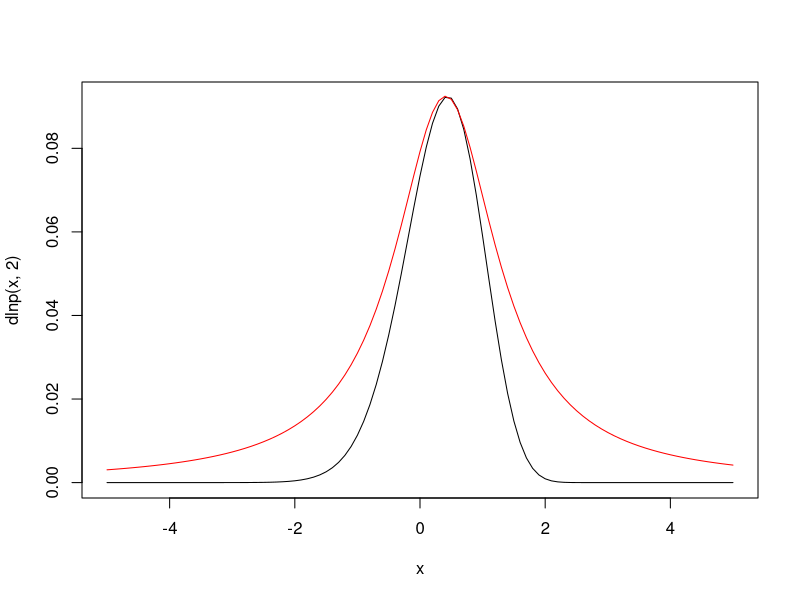
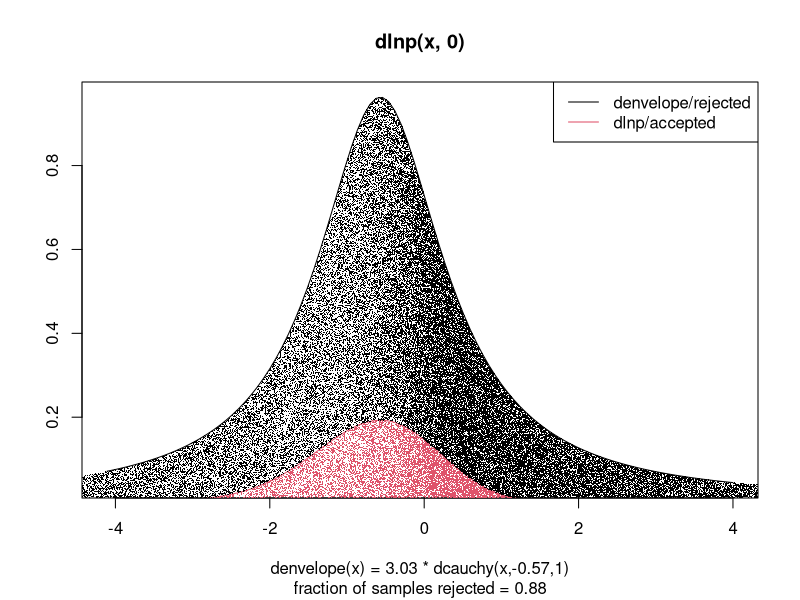
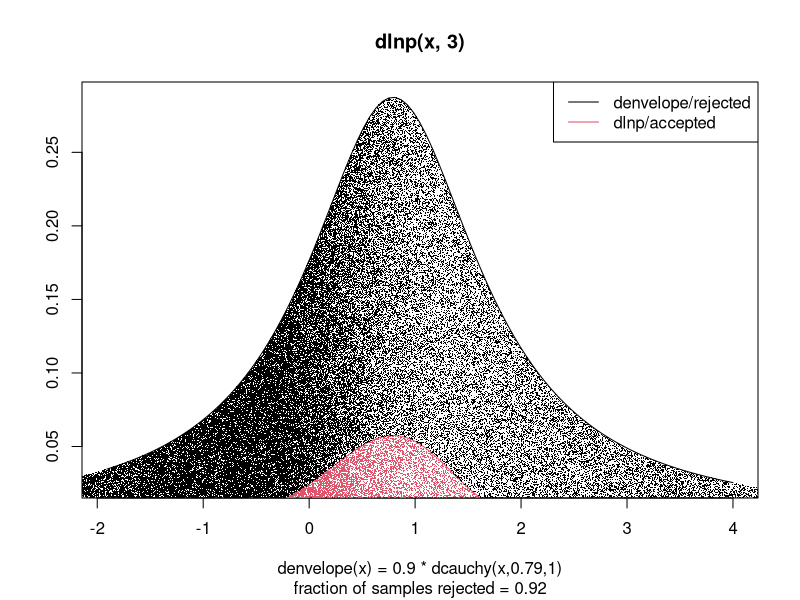
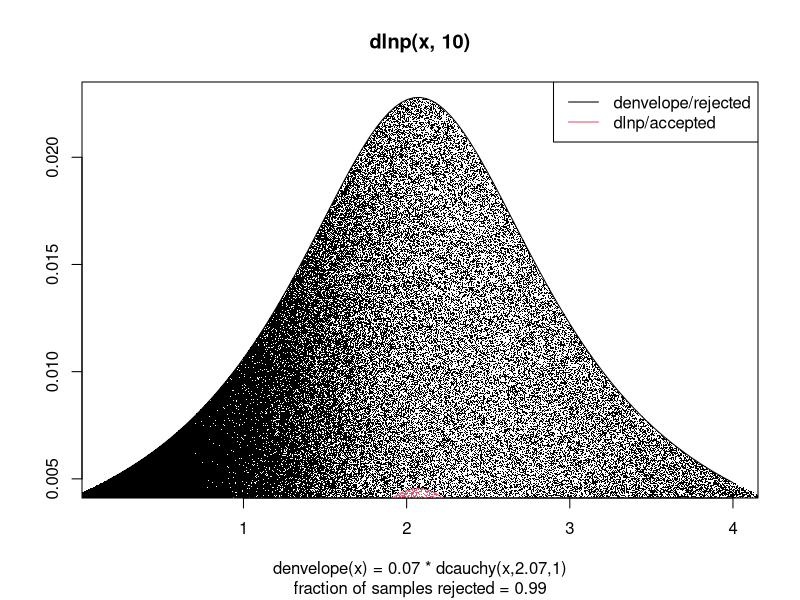
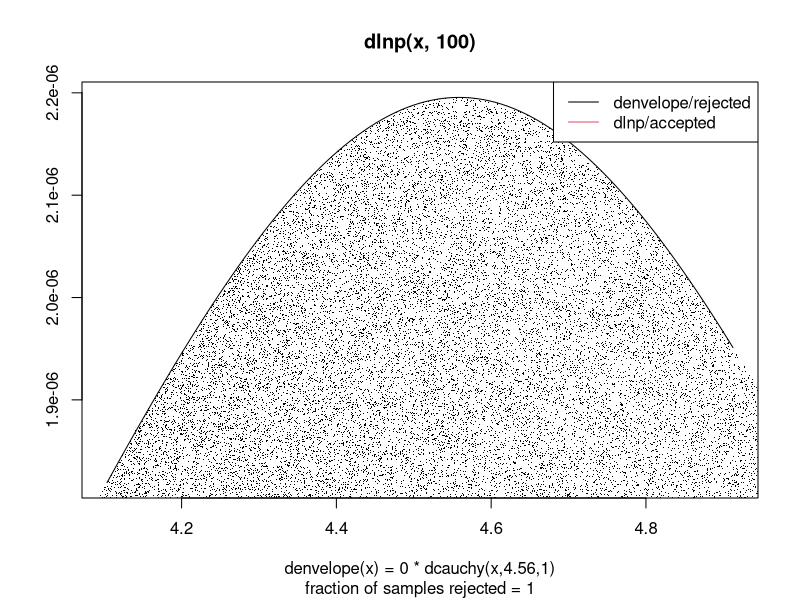
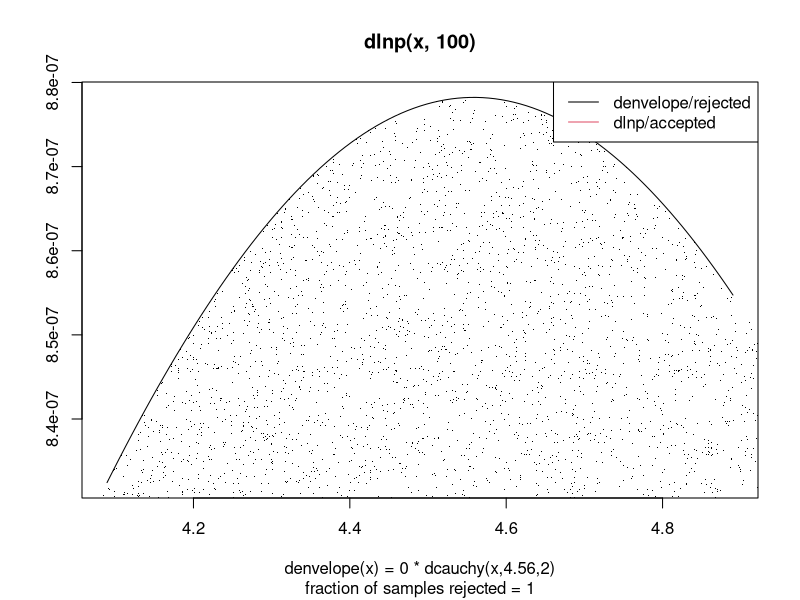

R code for these plots, in order: (Note: a time limit stopped this script after it produced the figures.)
## ---- chunk 1
knitr::opts_chunk$set(echo = TRUE)
## ---- chunk 2
dlnp <-
function(x,y ,log = FALSE) {
val <-
dnorm( x, log = TRUE ) +
dpois( y, exp( x ), log = TRUE)
if (log) val else exp( val )
}
## ---- chunk 3
# curve(dlnp(x,2),-5,5)
# grid()
# locator(1)
# c(0.4092479, 0.09262501)
## ---- chunk 4
curve(dlnp(x,2),-5,5)
curve(0.09262501/0.3187746*dcauchy(x,0.4092479,1),-5,5, add = T, col="red")
## ---- chunk 5
rlnp <- function(n, y, scale = 1){
  a <- -1 + log( max(1, y) )
  b <- log( max(1, y) )
  x0 <- optimize(function(x){dlnp(x, y)}, c(a, b), maximum = T)$maximum
  M <- exp(optimize(function(x){dlnp(x0,y,log=T)-dcauchy(x, x0, scale,log=T)}, x0+c(-2, sqrt( .Machine$double.eps )), maximum = T)$objective+1e-06)
  x <- c()
  yunif <- c()
  dratio <- c()
  keep <- c()
  n_ <- 10*n
  while(sum(keep) < n){
    x_ <- rcauchy(n_)
    yunif_ <- runif(n_)
    dratio_ <- dlnp(x_, y) / (M*dcauchy(x_, x0, scale))
    keep_ <- yunif_ <= dratio_
    x <- c(x, x_)
    yunif <- c(yunif, yunif_)
    dratio <- c(dratio, dratio_)
    keep <- c(keep, keep_)
  }
  i.end <- max(which(keep)[1:n])
  return(list(x = x[1:i.end], yunif = yunif[1:i.end], dratio = dratio[1:i.end], keep = keep[1:i.end], x0 = x0, M = M, y = y, scale = scale))
}

rlnpPlot <- function(obj){
  with(obj, {
    curve( M * dcauchy( x , x0, scale), min(x[ keep ]), max(x[ keep ], lty = 4), ylab="", xlab = "")
    curve( dlnp( x , y), min(x[ keep ]), max(x[ keep ]), col = 2, add = TRUE, ylab="", xlab = "")
    points( x[ keep ], yunif[ keep ] * (dcauchy( x[ keep ] , x0, scale) * M), pch=".", col=2, ylab="", xlab = "")
    points( x[ ! keep ], yunif[ ! keep ] * (dcauchy( x[ ! keep ] , x0, scale) * M), pch=".", ylab="", xlab = "")
    legend( "topright", col = 1:2, lty = rep( 1, 2 ), legend = c( "denvelope/rejected", "dlnp/accepted"))
    title(main = paste0("dlnp(x, ", y, ")"), sub = paste0("denvelope(x) = ", round(M,2), " * dcauchy(x,", round(x0,2), ",", round(scale,2), ")", "\n", "fraction of samples rejected = ", round(1-sum(keep)/length(keep),2)))
  })
}
## ---- chunk 6
lst.lnp <- rlnp(10000, 0)
rlnpPlot(lst.lnp)
## ---- chunk 7
dratio_ex1 <- function(obj, nmax=20){
  dratio_ex <- obj$dratio[which(lst.lnp$dratio>1)]
if(length(dratio_ex) == 0){
  cat("No dratio exceeds 1.0")
}else if(length(dratio_ex) > nmax){
  cat(length(dratio_ex), "dratio values exceeds 1.0")
}else{
  cat(length(dratio_ex), "dratio values exceeds 1.0:", paste(dratio_ex, sep = ", "))
}
}
## ---- chunk 8
dratio_ex1(lst.lnp)
## ---- chunk 9
lst.lnp <- rlnp(10000, 3)
rlnpPlot(lst.lnp)
## ---- chunk 10
dratio_ex1(lst.lnp)
## ---- chunk 11
lst.lnp <- rlnp(10000, 10)
rlnpPlot(lst.lnp)
## ---- chunk 12
dratio_ex1(lst.lnp)
## ---- chunk 13
lst.lnp <- rlnp(10000, 100)
rlnpPlot(lst.lnp)
## ---- chunk 14
dratio_ex1(lst.lnp)
## ---- chunk 15
lst.lnp <- rlnp(10000, 100, 2)
rlnpPlot(lst.lnp)
## ---- chunk 16
dratio_ex1(lst.lnp)
## ---- chunk 17
lst.lnp <- rlnp(10000, 100, 0.1)
rlnpPlot(lst.lnp)
## ---- chunk 18
dratio_ex1(lst.lnp)
## ---- chunk 19
lst.lnp <- rlnp(10000, 100, 0.2)
rlnpPlot(lst.lnp)
## ---- chunk 20
dratio_ex1(lst.lnp)
## ---- chunk 21
lst.lnp <- rlnp(10000, 100, 0.15)
rlnpPlot(lst.lnp)
## ---- chunk 22
dratio_ex1(lst.lnp)
